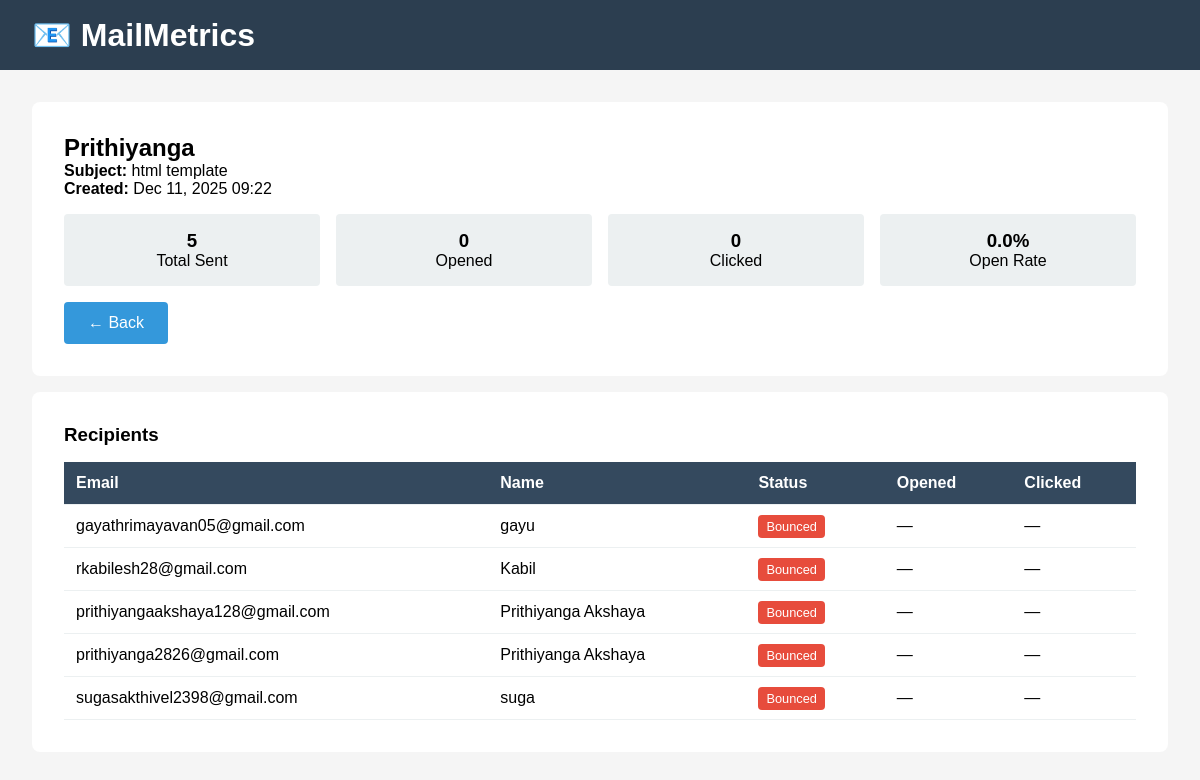
The app's page /campaigns/32/ with its own data.
### emails/models.py (models this page shows, shortened)
class Campaign(models.Model):
    STATUS_CHOICES = [
        ("pending", "Pending"),
        ("delivered", "Delivered"),
        ("bounced", "Bounced"),
        ("opened", "Opened"),
        ("clicked", "Clicked"),
    ]
    email = models.EmailField()
    name = models.CharField(max_length=100, null=True, blank=True)
    status = models.CharField(max_length=20, choices=STATUS_CHOICES, default="pending")
    opened = models.BooleanField(default=False)
    clicked = models.BooleanField(default=False)

class Email(models.Model):
    campaign = models.ForeignKey(Campaign, on_delete=models.CASCADE, related_name='emails')
    recipient_email = models.EmailField()
    recipient_name = models.CharField(max_length=200)
    tracking_id = models.UUIDField(default=uuid.uuid4, unique=True, editable=False)
    sent = models.BooleanField(default=False)
    sent_at = models.DateTimeField(null=True, blank=True)
    opened = models.BooleanField(default=False)
    opened_at = models.DateTimeField(null=True, blank=True)
    open_count = models.IntegerField(default=0)
    clicked = models.BooleanField(default=False)
    clicked_at = models.DateTimeField(null=True, blank=True)
    click_count = models.IntegerField(default=0)
    bounced = models.BooleanField(default=False)
    bounced_at = models.DateTimeField(null=True, blank=True)
    bounce_reason = models.TextField(blank=True)
    created_at = models.DateTimeField(auto_now_add=True)
    class Meta:
        ordering = ['-created_at']

### emails/views.py (the view)
# urls.py: path('campaigns/<int:pk>/', views.campaign_detail, name='campaign_detail'),
def campaign_detail(request, pk):
    campaign = get_object_or_404(Campaign, pk=pk)
    emails = campaign.emails.all()
    stats = campaign.get_stats()
    context = {
        'campaign': campaign,
        'emails': emails,
        'stats': stats,
    }
    return render(request, 'campaign_detail.html', context)

### emails/models.py (called while the page is built)
    def get_stats(self):
        total = self.emails.count()
        opened = self.emails.filter(opened=True).count()
        clicked = self.emails.filter(clicked=True).count()
        bounced = self.emails.filter(bounced=True).count()
        return {
            'total': total,
            'opened': opened,
            'clicked': clicked,
            'bounced': bounced,
            'open_rate': (opened / total * 100) if total > 0 else 0,
            'click_rate': (clicked / total * 100) if total > 0 else 0,
            'bounce_rate': (bounced / total * 100) if total > 0 else 0,
        }

### emails/templates/campaign_detail.html (shortened to what this page needs)
<!DOCTYPE html>
<html>
<head>
</head>
<body>
    <div class="navbar">
        <h1>📧 MailMetrics</h1>
    </div>
    <div class="container">
        <div class="card">
            <h2>{{ campaign.name }}</h2>
            <p><strong>Subject:</strong> {{ campaign.subject }}</p>
            <p><strong>Created:</strong> {{ campaign.created_at|date:"M d, Y H:i" }}</p>
            <div class="stats">
                <div class="stat-item">
                    <h3>{{ stats.total }}</h3>
                    <p>Total Sent</p>
                </div>
                <div class="stat-item">
                    <h3>{{ stats.opened }}</h3>
                    <p>Opened</p>
                </div>
                <div class="stat-item">
                    <h3>{{ stats.clicked }}</h3>
                    <p>Clicked</p>
                </div>
                <div class="stat-item">
                    <h3>{{ stats.open_rate|floatformat:1 }}%</h3>
                    <p>Open Rate</p>
                </div>
            </div>
            <a href="{% url 'campaign_list' %}" class="btn">← Back</a>
        </div>
        <div class="card">
            <h3>Recipients</h3>
            <table>
                <thead>
                    <tr>
                        <th>Email</th>
                        <th>Name</th>
                        <th>Status</th>
                        <th>Opened</th>
                        <th>Clicked</th>
                    </tr>
                </thead>
                <tbody>
                    {% for email in emails %}
                    <tr>
                        <td>{{ email.recipient_email }}</td>
                        <td>{{ email.recipient_name }}</td>
                        <td>
                            {% if email.bounced %}
                            <span class="badge badge-danger">Bounced</span>
                            {% elif email.sent %}
                            <span class="badge badge-success">Sent</span>
                            {% else %}
                            <span class="badge badge-warning">Pending</span>
                            {% endif %}
                        </td>
                        <td>{% if email.opened %}✓ ({{ email.open_count }}x){% else %}—{% endif %}</td>
                        <td>{% if email.clicked %}✓ ({{ email.click_count }}x){% else %}—{% endif %}</td>
                    </tr>
                    {% endfor %}
                </tbody>
            </table>
        </div>
    </div>
</body>
</html>

### emails/templates/campaign_detail.html (style rules this page uses)
* { margin: 0; padding: 0; box-sizing: border-box; }
body { font-family: Arial, sans-serif; background: #f5f5f5; }
.navbar { background: #2c3e50; color: white; padding: 1rem 2rem; }
.container { max-width: 1200px; margin: 2rem auto; padding: 0 2rem; }
.card { background: white; padding: 2rem; border-radius: 8px; margin-bottom: 1rem; }
.stats { display: grid; grid-template-columns: repeat(auto-fit, minmax(150px, 1fr)); gap: 1rem; margin: 1rem 0; }
.stat-item { padding: 1rem; background: #ecf0f1; border-radius: 4px; text-align: center; }
table { width: 100%; border-collapse: collapse; margin-top: 1rem; }
th, td { padding: 0.75rem; text-align: left; border-bottom: 1px solid #ecf0f1; }
th { background: #34495e; color: white; }
.badge { padding: 0.25rem 0.5rem; border-radius: 4px; font-size: 0.8rem; }
.badge-danger { background: #e74c3c; color: white; }
.btn { display: inline-block; padding: 0.75rem 1.5rem; background: #3498db; color: white; text-decoration: none; border-radius: 4px; margin-right: 0.5rem; }

### records on screen
Campaign: name "Prithiyanga", subject "html template", created_at "Dec 11, 2025 09:22"
Email: recipient_email "gayathrimayavan05@gmail.com", recipient_name "gayu", bounced "Bounced"
Email: recipient_email "rkabilesh28@gmail.com", recipient_name "Kabil", bounced "Bounced"
Email: recipient_email "prithiyangaakshaya128@gmail.com", recipient_name "Prithiyanga Akshaya", bounced "Bounced"
Email: recipient_email "prithiyanga2826@gmail.com", recipient_name "Prithiyanga Akshaya", bounced "Bounced"
Email: recipient_email "sugasakthivel2398@gmail.com", recipient_name "suga", bounced "Bounced"

### other values on screen
{{ stats.total }} "5"
{{ stats.opened }} "0"
{{ stats.clicked }} "0"
{{ stats.open_rate|floatformat:1 }} "0.0"
